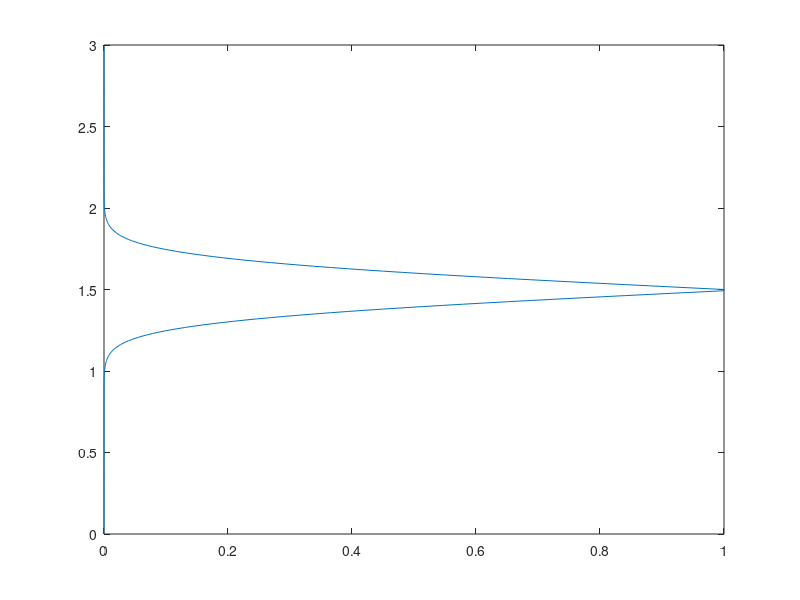

Write the MATLAB code that produced this figure. (Note: this script raises an error after producing the figure.)
% Analytical Expression 
Nx = 200;
dx = 1.5/Nx;
mu = 1/500;
t  = 5.56189;

for i = 0:Nx-1
    y(i+1) = erfc( (i*dx)/(2*sqrt(mu*t)) );
end


Y = [ fliplr(y) y];

for i = 0:2*Nx-1
    X(i+1) = i*dx;
end

plot(Y,X);
hold on;

load U_x_556189.curve
dis  = U_x_556189(:,1);
simU = U_x_556189(:,2);
plot(simU(1:1:end),dis(1:1:end),'rd')

